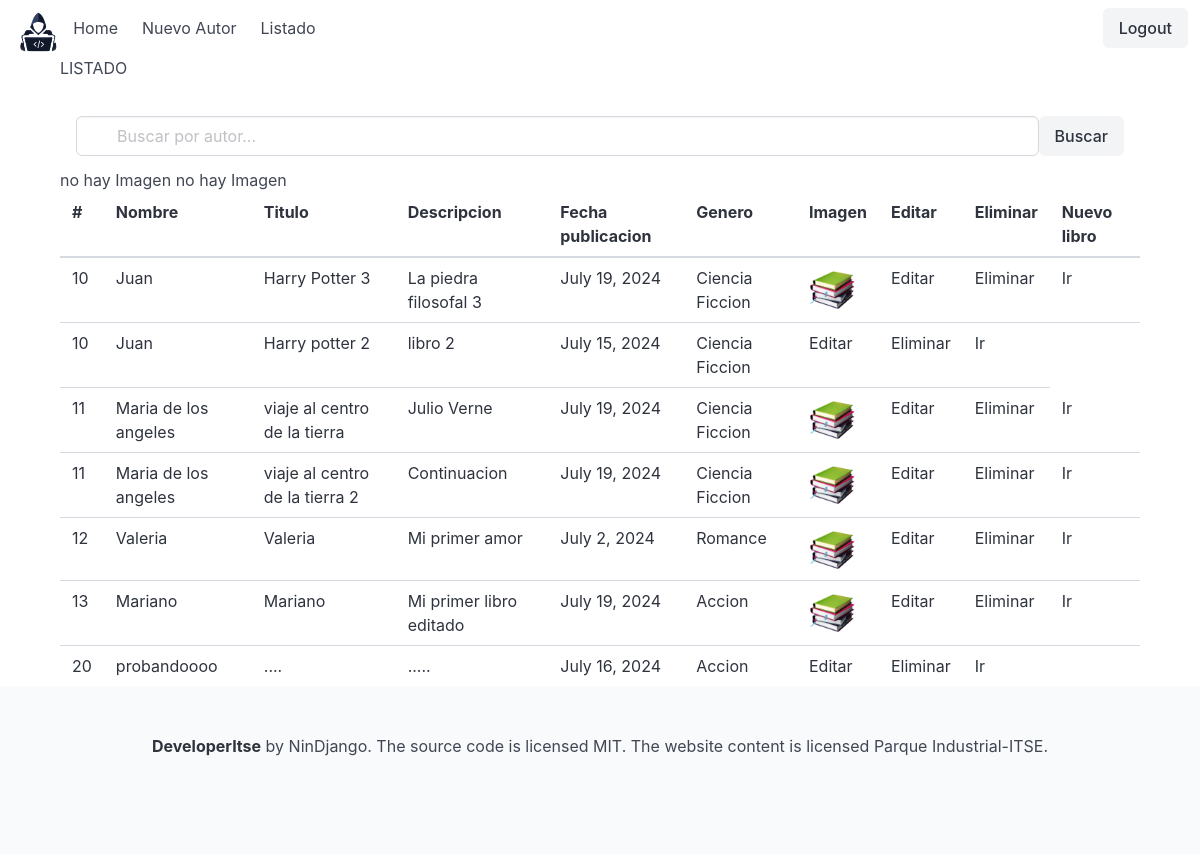
Screenshot of /listado/ (signed in) with the database file from the repository.
### mi_app/models.py (models this page shows, shortened)
class Autor(models.Model):
    nombre = models.CharField(max_length=50, null=False, blank=False)
    edad = models.IntegerField()

class Libro(models.Model):
    titulo = models.CharField(max_length=50, null=False, blank=False)
    descripcion = models.TextField(null=False)
    fecha_publicacion = models.DateField()
    GENERO_CHOICES = [
        ('Terror', 'Terror'),
        ('Accion', 'Accion'),
        ('Ciencia Ficcion', 'Ciencia Ficcion'),
        ('Romance', 'Romance'),
        ('Comedia', 'Comedia')
    ]
    genero = models.CharField(choices=GENERO_CHOICES, max_length=40)
    imagen = models.ImageField(upload_to='img/', null=True, blank=True)
    autor = models.ForeignKey(Autor, on_delete=models.CASCADE, related_name='libro')

### mi_app/views.py (the view)
# urls.py: path('listado/', login_required(views.listado), name='listado'),
def listado(request):
    queryset = request.GET.get('buscar')
    if queryset:
        autores = Autor.objects.filter(
            Q(nombre__icontains=queryset)
        ).prefetch_related('libro')
    else:
        autores = Autor.objects.all().prefetch_related('libro')
    return render(request, 'listado.html', {'autores': autores})

### mi_app/templates/listado.html
{% extends 'layout/base.html'%}
{% block content %}
    {% include 'partials/navbar.html'%}
        <p style="padding-left: 5%;">LISTADO</p>
        <br>
        <div  style="width: 90vw; margin: auto;">
          {% if autores %}
          <form action="" method="get">
            {% include 'partials/barra_de_busqueda.html'%}
          </form>
            <table class="table"  >
                <thead>
                  <tr>
                    <th>#</th>
                    <th>Nombre</th>
                    <th>Titulo</th>
                    <th>Descripcion</th>
                    <th>Fecha publicacion</th>
                    <th>Genero</th>
                    <th>Imagen</th>
                    <th>Editar</th>
                    <th>Eliminar</th>
                    <th>Nuevo libro</th>
                  </tr>
                </thead>
                <tbody>
                    {% for autor in autores %}
                        {% for libro in autor.libro.all %}
                  <tr>
                    <td>{{autor.id}}</td>
                    <td>{{autor.nombre}}</td>
                    <td>{{libro.titulo}}</td>
                    <td>{{libro.descripcion}}</td>
                    <td>{{libro.fecha_publicacion}}</td>
                    <td>{{libro.genero}}</td>
                    {% if libro.imagen %}
                    <td> <img src=" {{libro.imagen.url}}" alt="{{libro.titulo}}" style="width:46px; height:auto"  > </td>
                    {% else %}
                    no hay Imagen
                    {% endif %}
                    <td><a href="{% url 'editar_autor' autor.id libro.id %}">Editar</a></td>
                    <td><a href="{% url 'eliminar_autor' autor.id %}">Eliminar</a></td>
                    <td><a href="{% url 'nuevo_libro' autor.id %}">Ir</a></td>
                  </tr>
                  {% endfor %}
                {% endfor %}
                </tbody>
              </table>
            {% else %}
            <div style="min-height: 100vh; text-align: center; margin: auto;">
              <p>No existen datos aun.</p>
              <p>Desea añadir un autor? <a href="{% url 'nuevo_autor' %}">Añadir </a></p>
            </div>
            {% endif %}
          </div>
    {% include 'partials/footer.html'%}
{% endblock %}

### mi_app/templates/layout/base.html (shortened to what this page needs)
<!DOCTYPE html>
<html lang="en">
<head>
    <link rel="stylesheet" href="https://cdn.jsdelivr.net/npm/bulma@1.0.1/css/bulma.min.css">
</head>
<body>
    {% block content %}
    {% endblock %}
</body>
    <script src="https://cdn.tailwindcss.com"></script>
</html>

### mi_app/templates/partials/navbar.html (shortened to what this page needs)
{% load static %}
<nav class="navbar" role="navigation" aria-label="main navigation">
    <div class="navbar-brand" style="padding-top: 1%; padding-left: 1.3%;">
      <img src="{% static 'img/logo_dev.png'%}" alt="" style="height: 40px;">
    </div>
    <div id="navbarBasicExample" class="navbar-menu">
      <div class="navbar-start">
        <a class="navbar-item" href="{% url 'index' %}">
          Home
        </a>
        {% if user.is_authenticated %}
        <a class="navbar-item" href="{% url 'nuevo_autor' %}">
          Nuevo Autor
        </a>
        <a class="navbar-item" href="{% url 'listado' %}">
            Listado
        </a>
        {% endif %}
      </div>
      <div class="navbar-end">
        <div class="navbar-item">
          <div class="buttons">
            {% if user.is_authenticated %}
            <form action="{% url 'logout' %}" method="post">
              <button class="button is-light" type="submit">Logout</button>
            </form>
            {% endif %}
          </div>
        </div>
      </div>
    </div>
  </nav>

### mi_app/templates/partials/barra_de_busqueda.html (shortened to what this page needs)
<div class="panel-block">
    <p class="control has-icons-left">
      <input class="input" type="text" placeholder="Buscar por autor..." name="buscar" />
      <span class="icon is-left">
      </span>
    </p>
    <button class="button is-light"  type="submit">Buscar</button>
  </div>

### mi_app/templates/partials/footer.html
<footer class="footer">
    <div class="content has-text-centered">
      <p>
        <strong>DeveloperItse</strong> by <a href="https://jgthms.com">NinDjango</a>.
        The source code is licensed
        <a href="https://opensource.org/license/mit">MIT</a>. The
        website content is licensed
        <a href="https://creativecommons.org/licenses/by-nc-sa/4.0//"
          >Parque Industrial-ITSE</a
        >.
      </p>
    </div>
  </footer>

### rows the page displays
Autor: id "10", nombre "Juan"
Libro: titulo "Harry Potter 3", descripcion "La piedra filosofal 3", fecha_publicacion "July 19, 2024", genero "Ciencia Ficcion", imagen (picture)
Libro: titulo "Harry potter 2", descripcion "libro 2", fecha_publicacion "July 15, 2024", genero "Ciencia Ficcion"
Autor: id "11", nombre "Maria de los angeles"
Libro: titulo "viaje al centro de la tierra", descripcion "Julio Verne", fecha_publicacion "July 19, 2024", genero "Ciencia Ficcion", imagen (picture)
Libro: titulo "viaje al centro de la tierra 2", descripcion "Continuacion", fecha_publicacion "July 19, 2024", genero "Ciencia Ficcion", imagen (picture)
Autor: id "12", nombre "Valeria"
Libro: titulo "Valeria", descripcion "Mi primer amor", fecha_publicacion "July 2, 2024", genero "Romance", imagen (picture)
Autor: id "13", nombre "Mariano"
Libro: titulo "Mariano", descripcion "Mi primer libro editado", fecha_publicacion "July 19, 2024", genero "Accion", imagen (picture)
Autor: id "20", nombre "probandoooo"
Libro: titulo "....", descripcion ".....", fecha_publicacion "July 16, 2024", genero "Accion"
